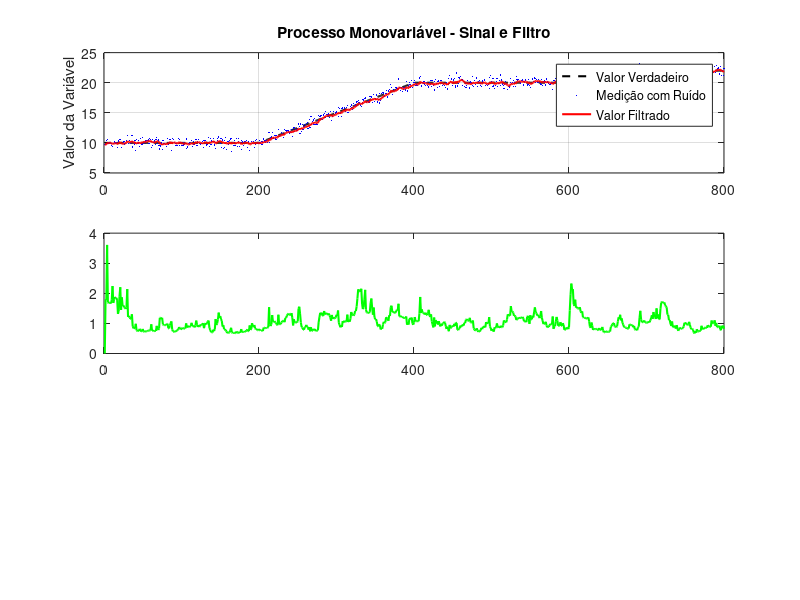

Source code (MATLAB): (Note: this script raises an error after producing the figure.)
%% ========================================================================
%  IMPLEMENTAÇÃO DO MÉTODO R-STATISTIC PARA IDENTIFICAÇÃO DE ESTADO
%  ESTACIONÁRIO E TRANSITÓRIO EM PROCESSOS COM RUÍDO
%  Baseado em: Rhinehart, R.R. (2013). Automated Steady and Transient 
%  State Identification in Noisy Processes. ACC 2013.
% =========================================================================

clear; close all; clc;

%% ========================================================================
%  CASO 1: PROCESSO MONOVARIÁVEL
% =========================================================================

fprintf('\n========================================\n');
fprintf('CASO 1: PROCESSO MONOVARIÁVEL\n');
fprintf('========================================\n\n');

% Parâmetros de simulação
nSamples = 800;
dt = 1;  % intervalo de amostragem

% Geração do sinal verdadeiro com diferentes regiões
t = (1:nSamples) * dt;
true_value = zeros(1, nSamples);

% Região 1: Estado estacionário (t = 1 a 200)
true_value(1:200) = 10;

% Região 2: Rampa (t = 201 a 400)
for i = 201:400
    true_value(i) = 10 + 0.05 * (i - 200);
end

% Região 3: Estado estacionário (t = 401 a 600)
true_value(401:600) = 20;

% Região 4: Degrau (t = 601)
true_value(601:800) = 22;

% Adição de ruído Gaussiano (SNR ajustável)
rng(100); % semente
noise_std = 0.5;  % desvio padrão do ruído
measurement = true_value + noise_std * randn(1, nSamples);

% Parâmetros do filtro (recomendados pelo autor)
lambda1 = 0.2;   % fator para média móvel
lambda2 = 0.1;   % fator para variância (numerador)
lambda3 = 0.1;   % fator para variância (denominador)

% Inicialização
xf = zeros(1, nSamples);        % valor filtrado
nu2f = zeros(1, nSamples);      % variância por diferença ao filtrado
delta2f = zeros(1, nSamples);   % variância por diferença sequencial
measurement_old = 0;
R_stat = zeros(1, nSamples);    % estatística R
SS_flag = zeros(1, nSamples);   % flag de estado (1 = SS, 0 = TS)

% Valores críticos (recomendados pelo autor)
R_upper_critical = 2.5;   % limite superior (rejeita SS -> TS)
R_lower_critical = 1.0;   % limite inferior (rejeita TS -> SS)

% Loop principal
for i = 1:nSamples
    if i == 1
        % Inicialização
        xf(i) = measurement(i);
        nu2f(i) = 0;
        delta2f(i) = 0;
        measurement_old = measurement(i);
        SS_flag(i) = 1;  % assume estado estacionário inicialmente
    else
        % Equação (2): variância baseada na diferença com valor filtrado
        nu2f(i) = lambda2 * (measurement(i) - xf(i-1))^2 + (1 - lambda2) * nu2f(i-1);
        
        % Equação (1): valor filtrado
        xf(i) = lambda1 * measurement(i) + (1 - lambda1) * xf(i-1);
        
        % Equação (3): variância baseada na diferença sequencial
        delta2f(i) = lambda3 * (measurement(i) - measurement_old)^2 + (1 - lambda3) * delta2f(i-1);
        
        % Equação (4): estatística R
        R_stat(i) = (2 - lambda1) * nu2f(i) / delta2f(i);
        
        % Teste condicional (evita divisão por zero)
        if (2 - lambda1) * nu2f(i) > delta2f(i) * R_upper_critical
            SS_flag(i) = 0;  % Estado Transitório
        elseif (2 - lambda1) * nu2f(i) < delta2f(i) * R_lower_critical
            SS_flag(i) = 1;  % Estado Estacionário
        else
            SS_flag(i) = SS_flag(i-1);  % mantém estado anterior
        end
    end
    measurement_old = measurement(i);
end

% Plot dos resultados - Caso Monovariável
figure('Name', 'Caso Monovariável', 'Position', [100, 100, 1200, 800]);

subplot(3,1,1);
plot(t, true_value, 'k--', 'LineWidth', 1.5, 'DisplayName', 'Valor Verdadeiro');
hold on;
plot(t, measurement, 'b.', 'MarkerSize', 3, 'DisplayName', 'Medição com Ruído');
plot(t, xf, 'r-', 'LineWidth', 1.5, 'DisplayName', 'Valor Filtrado');
ylabel('Valor da Variável');
title('Processo Monovariável - Sinal e Filtro');
legend('Location', 'best');
grid on;

subplot(3,1,2);
plot(t, R_stat, 'g-', 'LineWidth', 1.5);
hold on;
yline(R_upper_critical, 'r--', 'R_{crítico superior}', 'LineWidth', 1.2);
yline(R_lower_critical, 'r--', 'R_{crítico inferior}', 'LineWidth', 1.2);
yline(1, 'k:', 'R=1', 'LineWidth', 1);
ylabel('Estatística R');
title('Evolução da Estatística R');
legend('R calculado', 'Location', 'best');
grid on;

subplot(3,1,3);
stairs(t, SS_flag, 'b-', 'LineWidth', 1.5);
ylim([-0.1, 1.1]);
ylabel('Estado');
xlabel('Tempo (amostras)');
title('Identificação de Estado (1 = SS, 0 = TS)');
grid on;
yticks([0, 1]);
yticklabels({'Transitório', 'Estacionário'});

fprintf('Análise do Caso Monovariável:\n');
fprintf('- Mínimo R: %.3f\n', min(R_stat));
fprintf('- Máximo R: %.3f\n', max(R_stat));
fprintf('- Média R em SS: %.3f\n', mean(R_stat(SS_flag==1)));

%% ========================================================================
%  CASO 2: PROCESSO MULTIVARIÁVEL (3 VARIÁVEIS)
% =========================================================================

fprintf('\n========================================\n');
fprintf('CASO 2: PROCESSO MULTIVARIÁVEL\n');
fprintf('========================================\n\n');

% Número de variáveis
nVars = 3;
nSamples_mv = 1000;

% Geração de dados para múltiplas variáveis
measurements_mv = zeros(nVars, nSamples_mv);
true_values_mv = zeros(nVars, nSamples_mv);
SS_flags_mv = zeros(nVars, nSamples_mv);
process_SS = zeros(1, nSamples_mv);

% Parâmetros para cada variável (diferentes dinâmicas)
time_constants = [0.05, 0.08, 0.03];  % taxas de variação diferentes
noise_levels = [0.3, 0.5, 0.4];        % níveis de ruído diferentes

% Geração das trajetórias
for var = 1:nVars
    % Geração do sinal verdadeiro
    true_val = zeros(1, nSamples_mv);
    
    % Regiões de transição
    true_val(1:300) = 10 + (var-1)*5;
    for i = 301:500
        true_val(i) = 10 + (var-1)*5 + time_constants(var) * (i - 300);
    end
    true_val(501:700) = 20 + (var-1)*5;
    true_val(701:1000) = 18 + (var-1)*5;
    
    true_values_mv(var, :) = true_val;
    
    % Adição de ruído (ruído independente para cada variável)
    measurements_mv(var, :) = true_val + noise_levels(var) * randn(1, nSamples_mv);
end

% Aplicação do método R-statistic para cada variável
for var = 1:nVars
    % Inicialização
    xf = zeros(1, nSamples_mv);
    nu2f = zeros(1, nSamples_mv);
    delta2f = zeros(1, nSamples_mv);
    measurement_old = measurements_mv(var, 1);
    R_stat_var = zeros(1, nSamples_mv);
    
    for i = 1:nSamples_mv
        if i == 1
            xf(i) = measurements_mv(var, i);
            nu2f(i) = 0;
            delta2f(i) = 0;
            SS_flags_mv(var, i) = 1;
        else
            nu2f(i) = lambda2 * (measurements_mv(var, i) - xf(i-1))^2 + (1 - lambda2) * nu2f(i-1);
            xf(i) = lambda1 * measurements_mv(var, i) + (1 - lambda1) * xf(i-1);
            delta2f(i) = lambda3 * (measurements_mv(var, i) - measurement_old)^2 + (1 - lambda3) * delta2f(i-1);
            R_stat_var(i) = (2 - lambda1) * nu2f(i) / delta2f(i);
            
            if (2 - lambda1) * nu2f(i) > delta2f(i) * R_upper_critical
                SS_flags_mv(var, i) = 0;
            elseif (2 - lambda1) * nu2f(i) < delta2f(i) * R_lower_critical
                SS_flags_mv(var, i) = 1;
            else
                SS_flags_mv(var, i) = SS_flags_mv(var, i-1);
            end
        end
        measurement_old = measurements_mv(var, i);
    end
    
    R_stat_mv(var, :) = R_stat_var;
end

% Equação (6): Estado do processo = produto dos estados individuais
for i = 1:nSamples_mv
    process_SS(i) = prod(SS_flags_mv(:, i));
end

% Plot dos resultados - Caso Multivariável
figure('Name', 'Caso Multivariável', 'Position', [100, 100, 1200, 1000]);

for var = 1:nVars
    subplot(nVars+1, 1, var);
    plot((1:nSamples_mv), measurements_mv(var, :), 'b.', 'MarkerSize', 2);
    hold on;
    plot((1:nSamples_mv), true_values_mv(var, :), 'k-', 'LineWidth', 1.5);
    ylabel(sprintf('Variável %d', var));
    title(sprintf('Variável %d - Medição e Valor Verdadeiro', var));
    legend('Medição com Ruído', 'Valor Verdadeiro', 'Location', 'best');
    grid on;
end

subplot(nVars+1, 1, nVars+1);
stairs((1:nSamples_mv), process_SS, 'b-', 'LineWidth', 1.5);
ylim([-0.1, 1.1]);
ylabel('Estado do Processo');
xlabel('Tempo (amostras)');
title('Estado do Processo Multivariável (1 = Todos em SS, 0 = Pelo menos um em TS)');
grid on;
yticks([0, 1]);
yticklabels({'Transitório', 'Estacionário'});

fprintf('Análise do Caso Multivariável:\n');
fprintf('- Número de variáveis: %d\n', nVars);
fprintf('- Percentual de tempo em estado estacionário: %.1f%%\n', 100 * sum(process_SS) / nSamples_mv);
fprintf('- Coordenação entre variáveis:\n');
for var = 1:nVars
    fprintf('  * Variável %d: SS em %.1f%% do tempo\n', var, 100 * sum(SS_flags_mv(var, :)) / nSamples_mv);
end

%% ========================================================================
%  FUNÇÃO AUXILIAR: MÉTODO R-STATISTIC (VERSÃO FUNÇÃO)
% =========================================================================

function [SS_flag, R_stat] = R_Statistic_Method(measurements, lambda1, lambda2, lambda3, R_upper, R_lower)
% R_Statistic_Method - Implementação do método R-statistic
%
% Entradas:
%   measurements - vetor de medições
%   lambda1, lambda2, lambda3 - fatores dos filtros (recomendado: 0.2, 0.1, 0.1)
%   R_upper, R_lower - valores críticos superior e inferior
%
% Saídas:
%   SS_flag - vetor de flags (1 = SS, 0 = TS)
%   R_stat - vetor com valores da estatística R

    n = length(measurements);
    SS_flag = zeros(1, n);
    R_stat = zeros(1, n);
    
    xf = zeros(1, n);
    nu2f = zeros(1, n);
    delta2f = zeros(1, n);
    
    measurement_old = measurements(1);
    SS_flag(1) = 1;
    
    for i = 1:n
        if i == 1
            xf(i) = measurements(i);
            nu2f(i) = 0;
            delta2f(i) = 0;
        else
            nu2f(i) = lambda2 * (measurements(i) - xf(i-1))^2 + (1 - lambda2) * nu2f(i-1);
            xf(i) = lambda1 * measurements(i) + (1 - lambda1) * xf(i-1);
            delta2f(i) = lambda3 * (measurements(i) - measurement_old)^2 + (1 - lambda3) * delta2f(i-1);
            R_stat(i) = (2 - lambda1) * nu2f(i) / delta2f(i);
            
            % Evita divisão por zero na comparação
            if delta2f(i) > 1e-10
                if (2 - lambda1) * nu2f(i) > delta2f(i) * R_upper
                    SS_flag(i) = 0;
                elseif (2 - lambda1) * nu2f(i) < delta2f(i) * R_lower
                    SS_flag(i) = 1;
                else
                    SS_flag(i) = SS_flag(i-1);
                end
            else
                SS_flag(i) = SS_flag(i-1);
            end
        end
        measurement_old = measurements(i);
    end
end

%% ========================================================================
%  ANÁLISE DE DESEMPENHO (OPCIONAL)
% =========================================================================

fprintf('\n========================================\n');
fprintf('ANÁLISE DE DESEMPENHO\n');
fprintf('========================================\n\n');

% Simulação para análise de sensibilidade
fprintf('Análise de Sensibilidade ao Ruído:\n');

noise_levels_test = [0.1, 0.5, 1.0, 2.0];
for k = 1:length(noise_levels_test)
    % Gera sinal com degrau
    true_signal = [10*ones(1, 200), 20*ones(1, 300)];
    noisy_signal = true_signal + noise_levels_test(k) * randn(1, 500);
    
    % Aplica método R-statistic
    [SS_flag_test, R_test] = R_Statistic_Method(noisy_signal, 0.2, 0.1, 0.1, 2.5, 1.0);
    
    % Tempo de detecção da transição
    transition_idx = find(SS_flag_test(201:end) == 0, 1);
    if ~isempty(transition_idx)
        detection_time = transition_idx;
    else
        detection_time = NaN;
    end
    
    fprintf('  Ruído std = %.1f: Tempo de detecção = %d amostras\n', ...
        noise_levels_test(k), detection_time);
end

fprintf('\nAnálise Concluída.\n');
